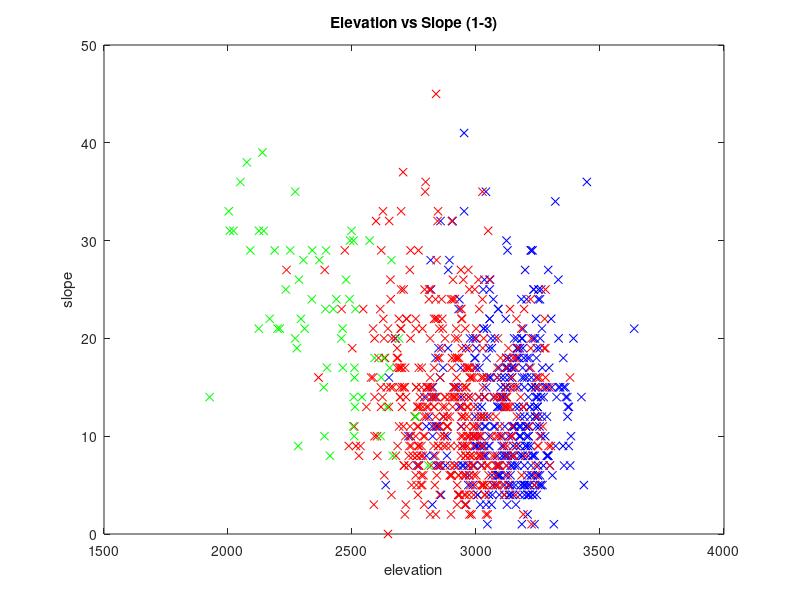
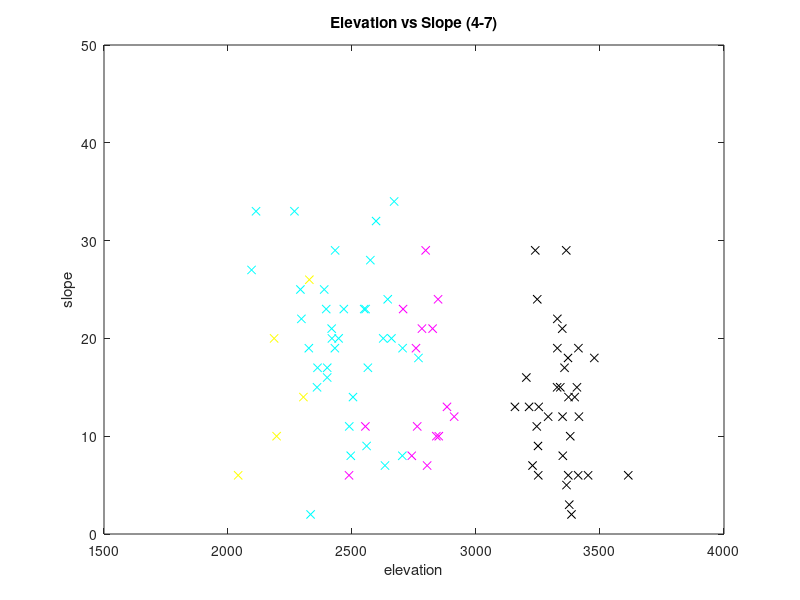
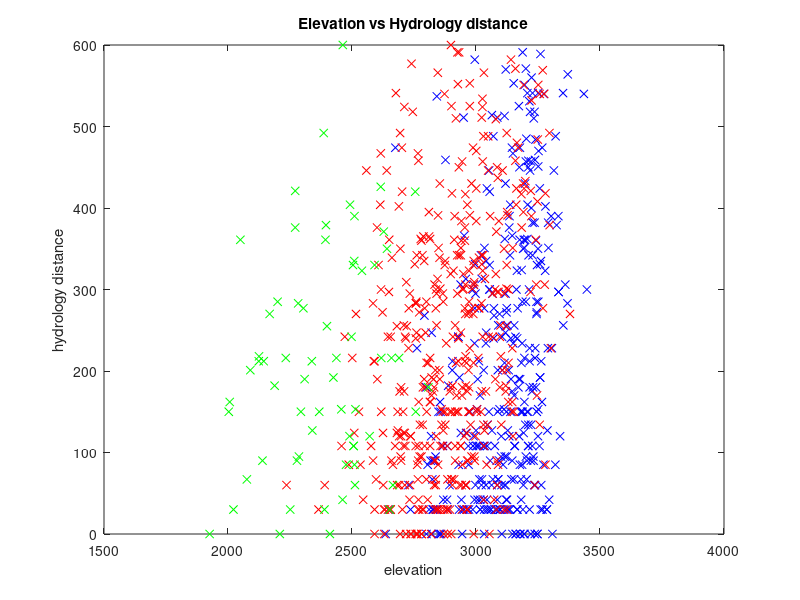
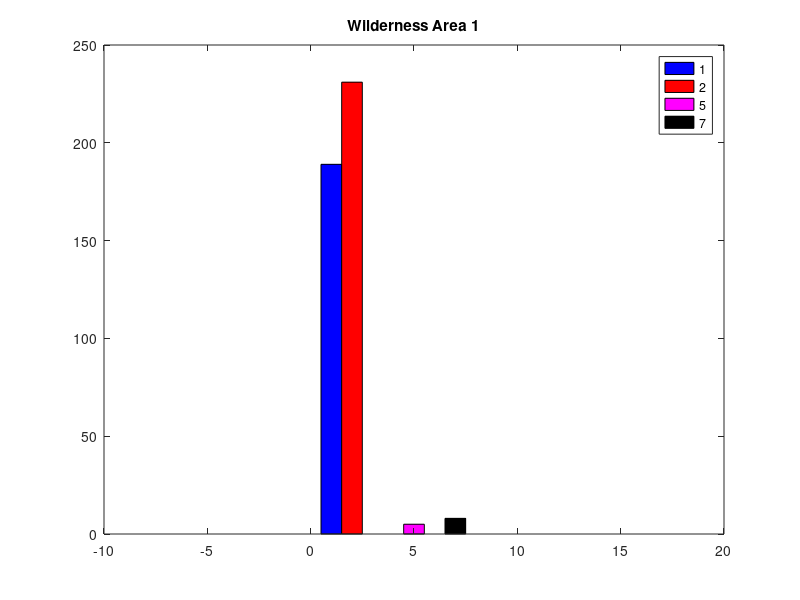

The MATLAB source for these figures, in order:
%%% Plotting of Data  %%%
load data1000.dat Anew
load data1000new.dat B
load cover_types.dat C

n=size(Anew,1)

cover1 = find(Anew(:,55)==1);
cover2 = find(Anew(:,55)==2);
cover3 = find(Anew(:,55)==3);
cover4 = find(Anew(:,55)==4);
cover5 = find(Anew(:,55)==5);
cover6 = find(Anew(:,55)==6);
cover7 = find(Anew(:,55)==7);

x1=Anew(cover1,1); #elevation
y1=Anew(cover1,3); #slope
z1=Anew(cover1,4); #hydrology horizontal
x2=Anew(cover2,1);
y2=Anew(cover2,3);
z2=Anew(cover2,4);
x3=Anew(cover3,1);
y3=Anew(cover3,3);
z3=Anew(cover3,4);
x4=Anew(cover4,1);
y4=Anew(cover4,3);
z4=Anew(cover4,4);
x5=Anew(cover5,1);
y5=Anew(cover5,3);
z5=Anew(cover5,4);
x6=Anew(cover6,1);
y6=Anew(cover6,3);
z6=Anew(cover6,4);
x7=Anew(cover7,1);
y7=Anew(cover7,3);
z7=Anew(cover7,4);

figure(1);
plot(x1,y1,"bx",x2,y2,"rx",x3,y3,"gx")
axis([1500 4000 0 50]);
xlabel('elevation');
ylabel('slope');
title('Elevation vs Slope (1-3)');
print -dpng 'elevation_vs_slopel.png';

figure(2);
x4=Anew(cover4,1);
y4=Anew(cover4,3);
x5=Anew(cover5,1);
y5=Anew(cover5,3);
x6=Anew(cover6,1);
y6=Anew(cover6,3);
x7=Anew(cover7,1);
y7=Anew(cover7,3);
plot(x4,y4,"yx",x5,y5,"mx",x6,y6,"cx",x7,y7,"kx")
axis([1500 4000 0 50]);
xlabel('elevation');
ylabel('slope');
title('Elevation vs Slope (4-7)');
print -dpng 'elevation_vs_slope2.png';

figure(3);
plot(x1,z1,"bx",x2,z2,"rx",x3,z3,"gx")
axis([1500 4000 0 600]);
xlabel('elevation');
ylabel('hydrology distance');
title('Elevation vs Hydrology distance');
print -dpng 'elevation_vs_hydrologyl.png';

figure(4);
area11 = find(Anew(:,11)==1 & Anew(:,55)==1);
area12 = find(Anew(:,11)==1 & Anew(:,55)==2);
%area13 = find(Anew(:,11)==1 & Anew(:,55)==3);
%area14 = find(Anew(:,11)==1 & Anew(:,55)==4);
area15 = find(Anew(:,11)==1 & Anew(:,55)==5);
%area16 = find(Anew(:,11)==1 & Anew(:,55)==6);
area17 = find(Anew(:,11)==1 & Anew(:,55)==7);
hist(Anew(area11,55),20, "facecolor", "b")
hold on;
hist(Anew(area12,55),20, "facecolor", "r")
%hold on;
%hist(Anew(area13,55),20, "facecolor", "g")
%hold on;
%hist(Anew(area14,55),20, "facecolor", "y")
hold on;
hist(Anew(area15,55),20, "facecolor", "m")
%hold on;
%hist(Anew(area16,55),20, "facecolor", "c")
hold on;
hist(Anew(area17,55),20, "facecolor", "k")
hold off;
legend('1','2','5','7');
title('Wilderness Area 1');
print -dpng 'wilderness_area1.png';

figure(5);
area21 = find(Anew(:,12)==1 & Anew(:,55)==1);
area22 = find(Anew(:,12)==1 & Anew(:,55)==2);
%area23 = find(Anew(:,12)==1 & Anew(:,55)==3);
%area24 = find(Anew(:,12)==1 & Anew(:,55)==4);
%area25 = find(Anew(:,12)==1 & Anew(:,55)==5);
%area26 = find(Anew(:,12)==1 & Anew(:,55)==6);
area27 = find(Anew(:,12)==1 & Anew(:,55)==7);
hist(Anew(area21,55),20, "facecolor", "b")
hold on;
hist(Anew(area22,55),20, "facecolor", "r")
%hold on;
%hist(Anew(area23,55),20, "facecolor", "g")
%hold on;
%hist(Anew(area24,55),20, "facecolor", "y")
%hold on;
%hist(Anew(area25,55),20, "facecolor", "m")
%hold on;
%hist(Anew(area26,55),20, "facecolor", "c")
hold on;
hist(Anew(area27,55),20, "facecolor", "k")
hold off;
legend('1','2','7');
title('Wilderness Area 2');
print -dpng 'wilderness_area2.png';

figure(6);
area31 = find(Anew(:,13)==1 & Anew(:,55)==1);
area32 = find(Anew(:,13)==1 & Anew(:,55)==2);
area33 = find(Anew(:,13)==1 & Anew(:,55)==3);
%area34 = find(Anew(:,13)==1 & Anew(:,55)==4);
area35 = find(Anew(:,13)==1 & Anew(:,55)==5);
area36 = find(Anew(:,13)==1 & Anew(:,55)==6);
area37 = find(Anew(:,13)==1 & Anew(:,55)==7);
hist(Anew(area31,55),20, "facecolor", "b")
hold on;
hist(Anew(area32,55),20, "facecolor", "r")
hold on;
hist(Anew(area33,55),20, "facecolor", "g")
%hold on;
%hist(Anew(area34,55),20, "facecolor", "y")
hold on;
hist(Anew(area35,55),20, "facecolor", "m")
hold on;
hist(Anew(area36,55),20, "facecolor", "c")
hold on;
hist(Anew(area37,55),20, "facecolor", "k")
hold off;
legend('1','2','3','5','6','7');
title('Wilderness Area 3');
print -dpng 'wilderness_area3.png';

figure(7);
%area41 = find(Anew(:,14)==1 & Anew(:,55)==1);
area42 = find(Anew(:,14)==1 & Anew(:,55)==2);
area43 = find(Anew(:,14)==1 & Anew(:,55)==3);
area44 = find(Anew(:,14)==1 & Anew(:,55)==4);
%area45 = find(Anew(:,14)==1 & Anew(:,55)==5);
area46 = find(Anew(:,14)==1 & Anew(:,55)==6);
%area47 = find(Anew(:,14)==1 & Anew(:,55)==7);
%hist(Anew(area41,55),20, "facecolor", "b")
%hold on;
hist(Anew(area42,55),20, "facecolor", "r")
hold on;
hist(Anew(area43,55),20, "facecolor", "g")
hold on;
hist(Anew(area44,55),20, "facecolor", "y")
%hold on;
%hist(Anew(area45,55),20, "facecolor", "m")
hold on;
hist(Anew(area46,55),20, "facecolor", "c")
%hold on;
%hist(Anew(area47,55),20, "facecolor", "k")
hold off;
legend('2','3','4','6');
title('Wilderness Area 4');
print -dpng 'wilderness_area4.png';

% Histogram elevation
figure(8);  % ends up GAUSSIAN
hist(Anew(cover1,1),20, "facecolor", "b")
hold on;
hist(Anew(cover2,1),20, "facecolor", "r")
hold off;
legend('1','2');
title('Elevation and Cover Type');
xlabel('Elevation');
print -dpng 'elevation_distributions 1 2.png';

figure(9);  % ends up GAUSSIAN
hist(Anew(cover3,1),50, "facecolor", "g")
hold on;
hist(Anew(cover4,1),50, "facecolor", "y")
hold on;
hist(Anew(cover5,1),50, "facecolor", "m")
hold on;
hist(Anew(cover6,1),50, "facecolor", "c")
hold on;
hist(Anew(cover7,1),50, "facecolor", "k")
hold off;
legend('3','4','5','6','7');
title('Elevation and Cover Type');
xlabel('Elevation');
print -dpng 'elevation_distributions 3-7.png';

% Histogram elevation
figure(10);  % ends up GAUSSIAN
hist(Anew(cover1,1),20, "facecolor", "b")
hold on;
hist(Anew(cover2,1),20, "facecolor", "r")
hold on;
hist(Anew(cover3,1),20, "facecolor", "g")
hold on;
hist(Anew(cover4,1),20, "facecolor", "y")
hold on;
hist(Anew(cover5,1),20, "facecolor", "m")
hold on;
hist(Anew(cover6,1),20, "facecolor", "c")
hold on;
hist(Anew(cover7,1),20, "facecolor", "k")
hold off;
legend('1','2','3','4','5','6','7');
title('Elevation and Cover Type');
xlabel('Elevation');
print -dpng 'elevation_distributions.png';

% new cover type feature

cover1c = find(C(:,3)==1);
cover2c = find(C(:,3)==2);
cover3c = find(C(:,3)==3);
cover4c = find(C(:,3)==4);
cover5c = find(C(:,3)==5);
cover6c = find(C(:,3)==6);
cover7c = find(C(:,3)==7);

x1c=C(cover1c,1); #elevation
y1c=C(cover1c,2); #soil type new feature
x2c=C(cover2c,1);
y2c=C(cover2c,2);
x3c=C(cover3c,1);
y3c=C(cover3c,2);
x4c=C(cover4c,1);
y4c=C(cover4c,2);
x5c=C(cover5c,1);
y5c=C(cover5c,2);
x6c=C(cover6c,1);
y6c=C(cover6c,2);
x7c=C(cover7c,1);
y7c=C(cover7c,2);


figure(11);
plot(y1c,x1c,"bx",y2c,x2c,"rx",y3c,x3c,"gx")
axis([8 50 1500 4000]);
xlabel('soil type');
ylabel('elevation');
title('Elevation vs soil (1-3)');
print -dpng 'elevation_vs_soill.png';

figure(12);
plot(y3c,x3c,"gx",y4c,x4c,"yx",y5c,x5c,"mx",y6c,x6c,"cx",y7c,x7c,"kx")
axis([8 50 1500 4000]);
xlabel('soil type');
ylabel('elevation');
title('Elevation vs soil (4-7)');
print -dpng 'elevation_vs_soil2.png';



